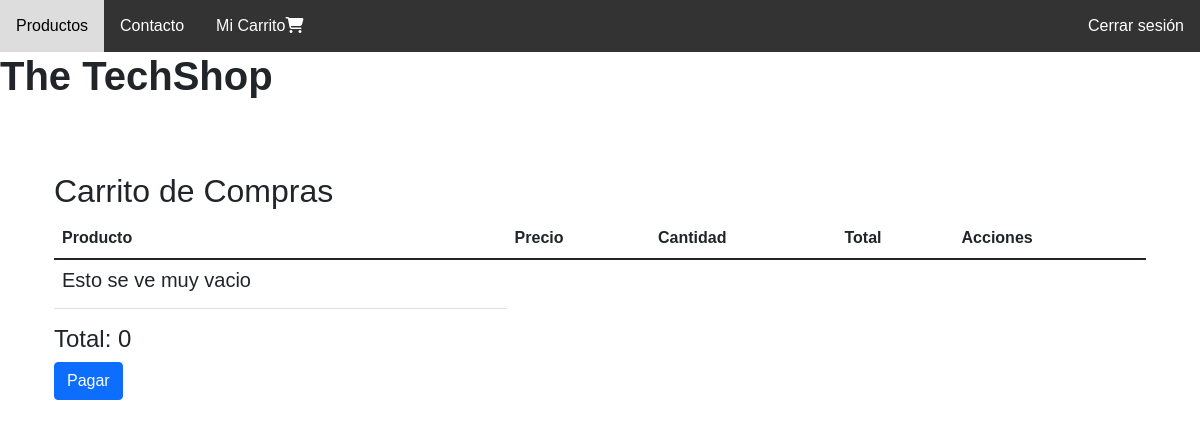
The page /shop/shopCart (signed in) on the database as committed earlier.
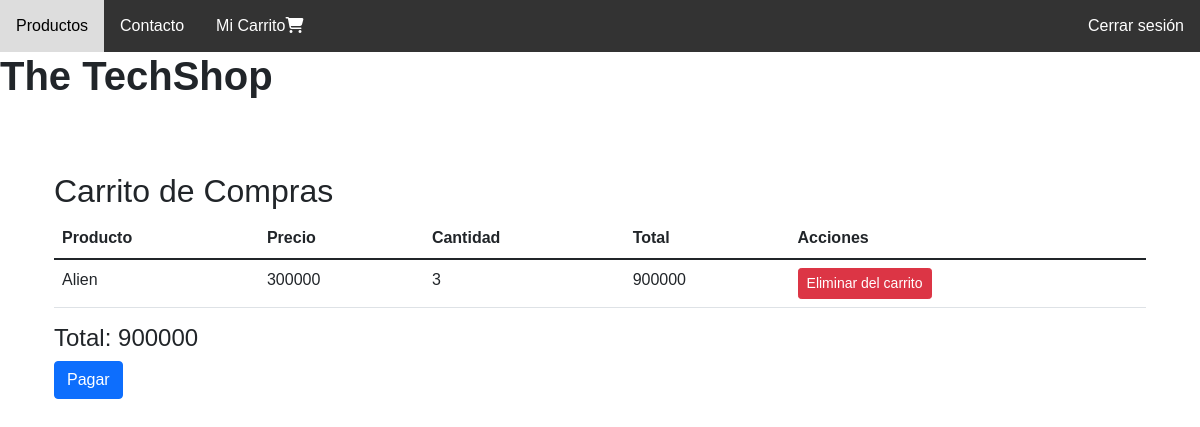
The same page on the database as committed later.
### app/models.py (models this page shows)
class ItemCart(models.Model):
    product = models.ForeignKey(Products, on_delete=models.CASCADE)
    cart = models.ForeignKey(ShoppingCart, on_delete=models.CASCADE)
    amount = models.PositiveIntegerField(default=1,null=False)

class Products(models.Model):
    name = models.CharField(max_length=255,null=False)
    description = models.TextField(null=False)
    price = models.PositiveIntegerField(null=False)
    category = models.ForeignKey(ProductCategory, on_delete=models.PROTECT)
    stock = models.PositiveIntegerField(null=False)
    urlImage = models.URLField(null=False)

### app/views.py (the view)
# urls.py: path('shop/shopCart',views.shopCart,name='shopCart'),
def shopCart(request):
    try:
        user = request.session["id"]
        userInSession = get_object_or_404(Users,id=user)
        print(userInSession.name)
    except KeyError:
        userInSession = None
    try:
        cart = ShoppingCart.objects.get(user=userInSession)
        items = ItemCart.objects.filter(cart=cart)
        items = items.annotate(total=F('product__price') * F('amount'))
        total_cart = sum(item.product.price * item.amount for item in ItemCart.objects.filter(cart=cart))
    except ShoppingCart.DoesNotExist:
        cart = None
        items = []
        total_cart = 0
    return render(request,'shop/sCart.html',{'cart':cart, 'items':items,'total':total_cart})

### app/context_processors.py (called while the page is built)
def is_auth(request):
    user_auth = request.session.get("isAuthenticated")
    role = request.session.get("role")
    return {
        "user_auth": user_auth,
        "role": role
    }

### app/templates/shop/sCart.html (shortened to what this page needs)
{% extends 'shop/base.html' %}
{% block content %}
<div class="container mt-5">
    <h2>Carrito de Compras</h2>
    <table class="table">
      <thead>
        <tr>
          <th scope="col">Producto</th>
          <th scope="col">Precio</th>
          <th scope="col">Cantidad</th>
          <th scope="col">Total</th>
          <th scope="col">Acciones</th>
        </tr>
      </thead>
      <tbody>
        {% if items %}
        {% for item in items %}
        <tr>
          <td>{{item.product.name}}</td>
          <td>{{item.product.price}}</td>
          <td>{{item.amount}}</td>
          <td>{{item.total}}</td>
          <td>
            <a href="{%url 'dellToCart' item.id %}" class="btn btn-danger btn-sm">Eliminar del carrito</a>
          </td>
        </tr>
        {% endfor %}
        {% else %}
        <tr>
          <td><h5>Esto se ve muy vacio</h5></td>
        </tr>
        {% endif %}
      </tbody>
    </table>
    <div class="text-right">
      <h4>Total: {{total}}</h4>
      <a href="{% url 'confirmOrder' %}" class="btn btn-primary">Pagar</a>
    </div>
  </div>
{% endblock content %}

### app/templates/shop/base.html (shortened to what this page needs)
<!DOCTYPE html>
<html lang="es">
{% load static %}
<head>
    <link href="https://cdn.jsdelivr.net/npm/bootstrap@5.3.0/dist/css/bootstrap.min.css" rel="stylesheet"
>
    <link href="https://cdn.jsdelivr.net/npm/bootstrap@5.1.3/dist/css/bootstrap.min.css" rel="stylesheet">
    <link rel="stylesheet" href="https://cdnjs.cloudflare.com/ajax/libs/font-awesome/6.2.1/css/all.min.css"
 />
    <link rel="stylesheet" href="{% static 'css/mainPage.css' %}">
</head>
<body>
    <div>
        <aside >
            <nav>
                <a href="{%url 'catalog'%}">Productos</a>
                <a href="#">Contacto</a>
                <a href="{%url 'shopCart'%}" class="" >Mi Carrito<i class="fas fa-shopping-cart"></i></a>
                <div class="additional-options">
                    {% if user_auth and role == 1 %}
                        <a href="{%url 'logout'%}">Cerrar sesión</a>
                    {% elif user_auth and role == 2 %}
                        <a href="{%url 'logout'%}">Cerrar sesión</a>
                        <a href="{%url 'dashboard'%}">Dashboard</a>
                    {% else %}
                        <a href="{%url 'signin'%}">Iniciar sesión</a>
                        <a href="{%url 'signup'%}">Crear cuenta</a>
                    {% endif %}
                </div>
            </nav>
        </aside>
        <div class="wrapper-content">
            <header class="layout-header">
                <h1 class="title-responsive fw-bold" id="title-desktop">The <span class="special-text">TechShop</span></h1>
            </header>
            <div class="layout-content p-3" id="layout-content">
                {% block content %}
                {% endblock content %}
            </div>
        </div>
    </div>
</body>
</html>

### app/static/css/mainPage.css (style rules this page uses)
body { margin: 0; font-family: 'Arial', sans-serif; }
nav { background-color: #333; overflow: hidden; }
nav a { float: left; display: block; color: white; text-align: center; padding: 14px 16px; text-decoration: none; }
.additional-options { float: right; }

Rows that differ between the two databases and show on the page:
added ItemCart: product.name "Alien", product.price "300000", amount "3", total "900000"
Other text that changed with them:
{{ total }}: "0" → "900000"
text no longer shown: "Esto se ve muy vacio"
